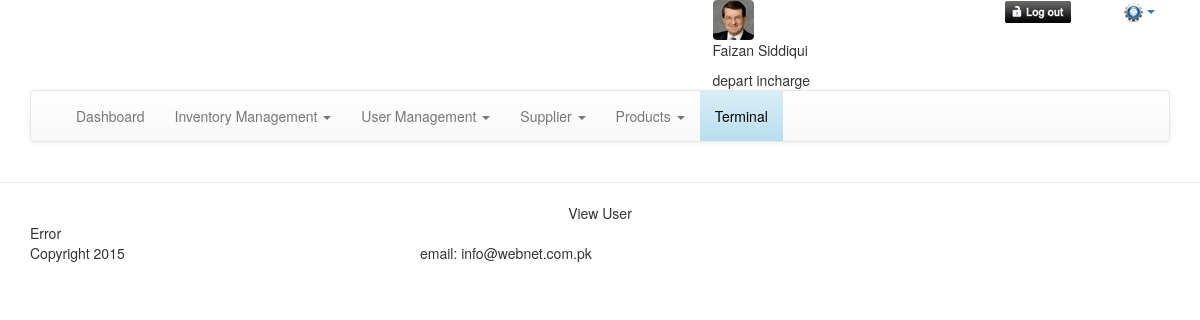
/view_supplier.php (signed in), run on an earlier commit of the app's database.
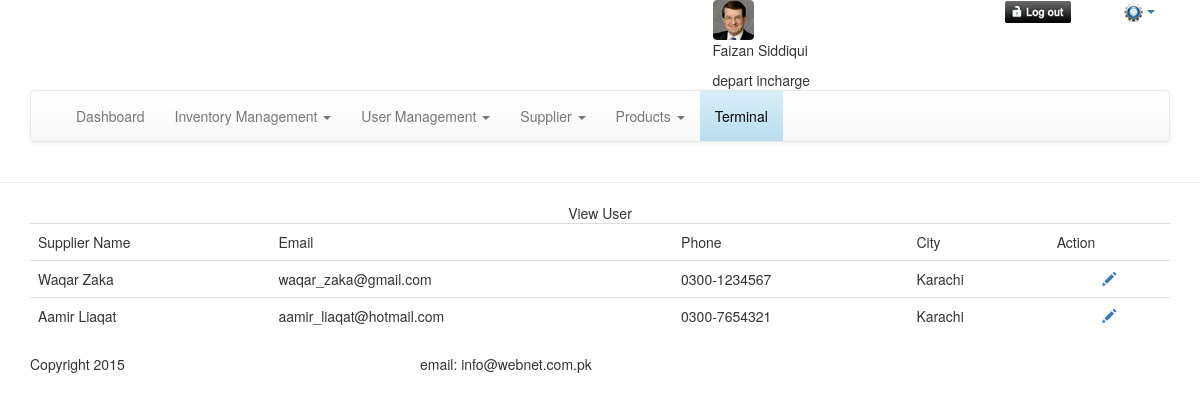
And on a later commit of the database.
### tables this page shows
CREATE TABLE IF NOT EXISTS `supplier` (
  `sup_id` int(11) NOT NULL,
  `sup_name` varchar(64) NOT NULL,
  `sup_email` varchar(64) NOT NULL,
  `sup_phone` varchar(64) NOT NULL,
  `sup_address` mediumtext NOT NULL,
  `sup_city` varchar(64) NOT NULL
);

### common/class.database.php (called while the page is built, shortened)
<?php
class Database {
    public $_DB;
    public $_query;
    public $_select = array();
    public $_action;
    public $_table;
    public function __construct() {
        try {
            $this->_DB = new PDO('mysql:host=' . DB_HOST . ';dbname=' . DB_NAME, DB_USER, DB_PASS);
            $this->_DB->setAttribute(PDO::ATTR_ERRMODE, PDO::ERRMODE_EXCEPTION);
        } catch (PDOException $e) {
            echo 'ERROR: ' . $e->getMessage();
        }
    }
    public function query($query) {
        try {
            $this->_query = $this->_DB->prepare(filter_var($query, FILTER_SANITIZE_STRING));
            $this->_query->execute();
            $this->_select = array();
        } catch (PDOException $e) {
            $er = $e->errorInfo;
            echo '<p style="font-family:arial; background:#F00; position:absolute; z-index:10000; color:#FFF; padding:5px;">ERROR: ' . $er[2] . '</p>';
        }
    }
    public function build_query() {
        $query = $this->_action;
        if ($this->_action == 'SELECT') {
            if (!empty($this->_select)) {
                foreach ($this->_select as $column_name => $name) {
                    $query .=' ' . $column_name . ' as ' . $name . ', ';
                }
            } else {
                $query .= ' *';
            }
            $query = rtrim($query, ', ');
        }
        if ($this->_action != 'UPDATE' && $this->_action != 'INSERT') {
            $query .= ' FROM ';
        }
        $query .= $this->_table;
        $this->query($query);
    }
    public function all_results($fetch_type = PDO::FETCH_OBJ) {
        return $this->_query->fetchAll($fetch_type);
    }
    public function from($table_name, $num_rows = NULL) {
        $this->_action = 'SELECT';
        $this->_table = $table_name;
        $this->build_query();
    }
}

### classes/class.supplier.php (called while the page is built, shortened)
<?php
class supplier extends database
{
	private $table_name;
	function __construct(){
		$this->table_name = 'supplier';
	}
	public function get_suppliers($ID = NULL)
	{
		$this->from($this->table_name);
		return $this->all_results();
	}
}
 ?>

### view_supplier.php (the view, shortened to what this page needs)
<?php require_once 'header.php'; ?>
<section>
	<hr/>
	<div class="container">
		<div class="row">
			<div class="tableHeading">
				<p class="nomargin alignCenter">View User</p>
			</div>
			<div class="col-md-12">
				<?php
				$supplier = new supplier();
				$results = $supplier->get_suppliers();
				if ($results) {
				?>
				<table border="1" cellpadding="0" cellspacing="0" class="table table-hover tableView">
					<tr>
						<th>Supplier Name</th>
						<th>Email</th>
						<th>Phone</th>
						<th>City</th>
						<th>Action</th>
					</tr>
						<?php
						foreach($results as $res){
						echo '<tr>';
						echo '<td>'. $res->sup_name .'</td>';
						echo '<td>'. $res->sup_email.'</td>';
						echo '<td>'. $res->sup_phone .'</td>';
						echo '<td>'. $res->sup_city .'</td>';
						echo '<td class="alignCenter"><a href="add_supplier.php?id='.$res->sup_id.'"><span class="glyphicon glyphicon-pencil"></span></a></td>';
						echo '</tr>';
						}
						?>
				</table>
				<?php
				}else{
					echo 'Error';
				}
				?>
			</div>
</section>
<?php require_once 'footer.php'; ?>

### header.php (shortened to what this page needs)
<!DOCTYPE html>
<html>
<head>
	<link href="assets/css/reset.css" rel="stylesheet">
	<link href="assets/css/general.css" rel="stylesheet">
	<link href="assets/css/bootstrap.css" rel="stylesheet">
	<link href="assets/css/bootstrap-theme.css" rel="stylesheet">
	<link href="assets/css/style.css" rel="stylesheet">
</head>
<body>
<header>
	<div class="container">
		<div class="row">
			<div class="col-md-7"><a href="dashboard.php"><img src="assets/images/logo.png" class="logo"/></a></div>
			<div class="col-md-3 userDetail"><img src="assets/images/user_image.png"/><p><?php echo $_SESSION['user']->first_name; ?> <?php echo $_SESSION['user']->last_name; ?></p><span> <?php $desig = $_SESSION['user']->designation; echo str_replace("_"," ","$desig"); ?></span></div>
			<div class="col-md-1"><a href="login.php?logout=true"><img src="assets/images/login.png" class="logoutBtn" /></a></div>
			<div class="col-md-1">
				<div class="navbar-collapse settingBtn">
					<ul class="navbar-right nomargin">
						<li class="dropdown">
						  <a href="#" class="dropdown-toggle" data-toggle="dropdown" role="button" aria-haspopup="true" aria-expanded="false"><img src="assets/images/setting_icon.png"/><span class="caret"></span></a>
						</li>
					</ul>
				</div>
			</div>
		</div>
	</div>
</header>
<?php include ABSPATH.'include/menu.php'; ?>

### include/menu.php (shortened to what this page needs)
<div class="container">
	<div class="col-md-12 nopadding">
		<nav class="navbar navbar-default">
		  <div class="container-fluid">
		    <div class="collapse navbar-collapse" id="bs-example-navbar-collapse-1">
		      <ul class="nav navbar-nav">
		        <li><a href="dashboard.php">Dashboard</a></li>
		        <li class="dropdown">
		          <a href="#" class="dropdown-toggle" data-toggle="dropdown" role="button" aria-haspopup="true" aria-expanded="false">Inventory Management <span class="caret"></span></a>
		        </li>
		        <li class="dropdown">
		          <a href="#" class="dropdown-toggle" data-toggle="dropdown" role="button" aria-haspopup="true" aria-expanded="false">User Management <span class="caret"></span></a>
		        </li>
		        <li class="dropdown">
		          <a href="#" class="dropdown-toggle" data-toggle="dropdown" role="button" aria-haspopup="true" aria-expanded="false">Supplier <span class="caret"></span></a>
		        </li>
		        <li class="dropdown">
		          <a href="#" class="dropdown-toggle" data-toggle="dropdown" role="button" aria-haspopup="true" aria-expanded="false">Products <span class="caret"></span></a>
		        </li>
		        <li class="alert-info"><a href="terminal.php" style="color:#000;" target="_blank">Terminal</a></li>
		      </ul>
		    </div>
		  </div>
		</nav>
	</div>
</div>

### footer.php (shortened to what this page needs)
<footer>
	<div class="container">
		<div class="row">
			<div class="col-md-4">
				<p>Copyright 2015 </p>
			</div>
			<div class="col-md-4">
				<p>email: info@webnet.com.pk</p>
			</div>
			<div class="col-md-4 ">
				<img src="assets/images/powered_logo.png" class="img-responsive marginauto flogo" />
			</div>
		</div>
	</div>
</footer>
</body>
</html>

### assets/css/general.css (style rules this page uses)
a,abbr,acronym,address,applet,article,aside,audio,b,big,blockquote,body,canvas,caption,center,cite,code,dd,del,details,dfn,dialog,div,dl,dt,em,embed,fieldset,figcaption,figure,font,footer,form,h1,h2,h3,h4,h5,h6,header,hgroup,hr,html,i,iframe,img,ins,kbd,label,legend,li,mark,menu,meter,nav,object,ol,output,p,pre,progress,q,rp,rt,ruby,s,amp,section,small,span,strike,strong,sub,summary,sup,table,tbody,td,tfoot,th,thead,time,tr,tt,u,ul,var,video,xmp { margin:0; padding:0; }
body { background:#fff; color: #000; }
html, body { height:100%; width:100%; }
h1, h2, h3, h4, p { margin-bottom:15px; }
.nomargin { margin:0px!important; }
.marginauto { margin: auto !important; }
.nopadding { padding:0px!important; }
.alignCenter { text-align:center!important; }
a, input, textarea, select, img { border:0px; outline:none; }
ul, li { padding: 0px; margin: 0px; }
ul { list-style:none; }
p { text-align:justify; }

What changed in the data, as far as the page shows it:
added supplier: sup_name "Waqar Zaka", sup_email "waqar_zaka@gmail.com", sup_phone "0300-1234567", sup_city "Karachi"
added supplier: sup_name "Aamir Liaqat", sup_email "aamir_liaqat@hotmail.com", sup_phone "0300-7654321", sup_city "Karachi"
Also different on the page:
text no longer shown: "Error"
text now shown: "Supplier Name Email Phone City Action"
